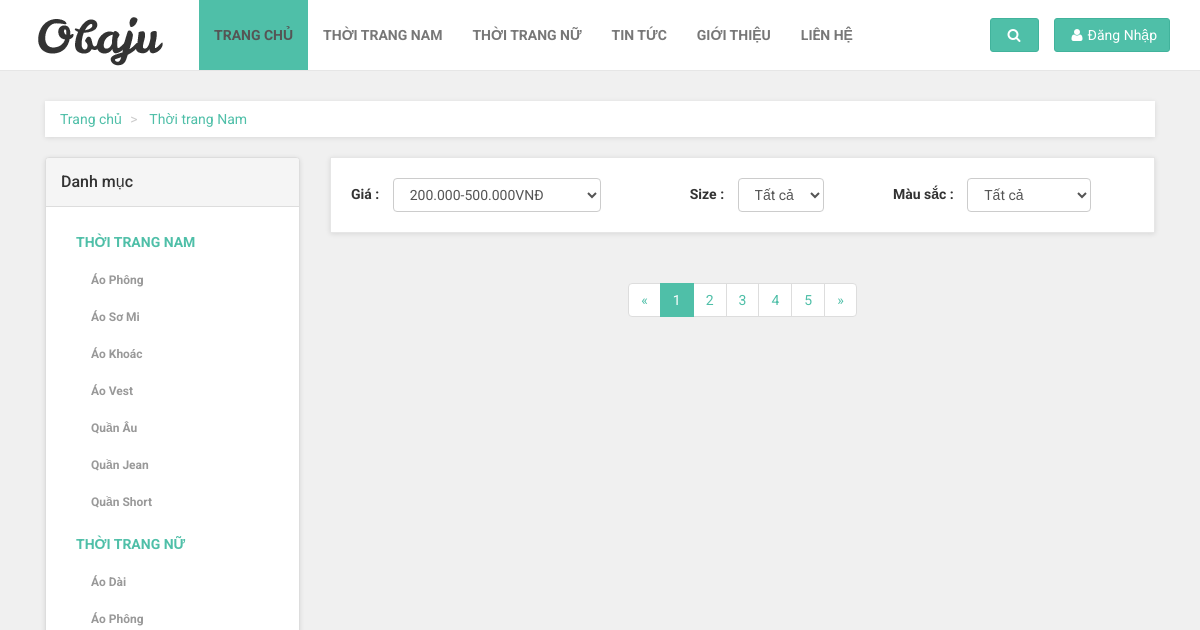
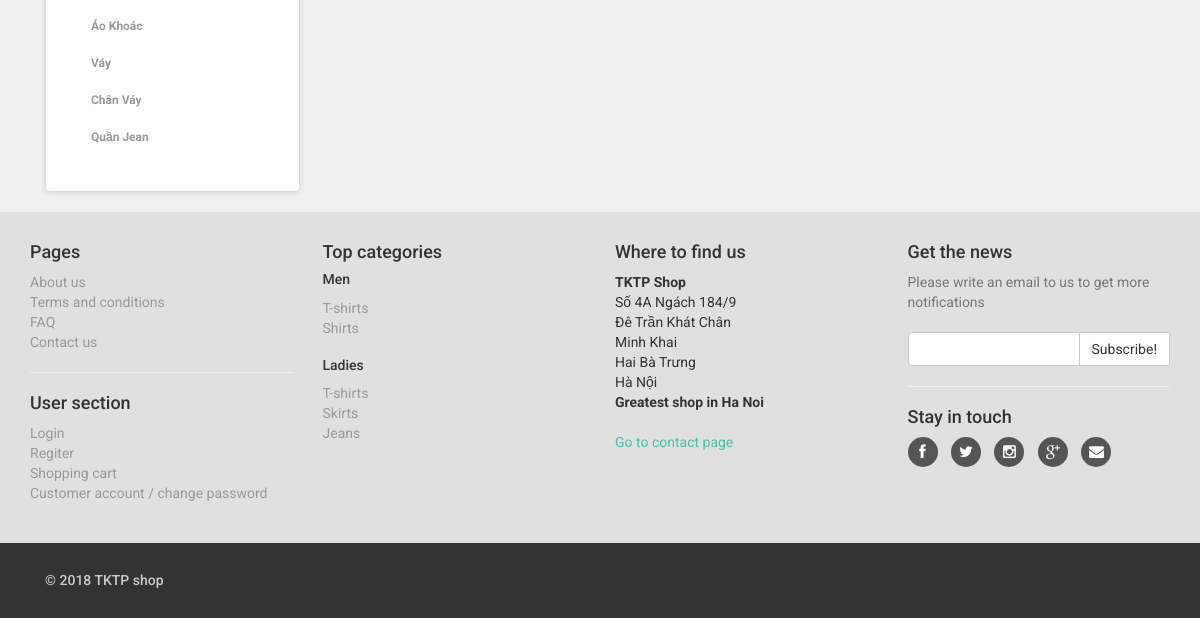
Before: /views/khachhang/route.php?controller=controller_sanpham&action=showSP_type&type_sp=Nam with the older database file (2 pictures, top to bottom).
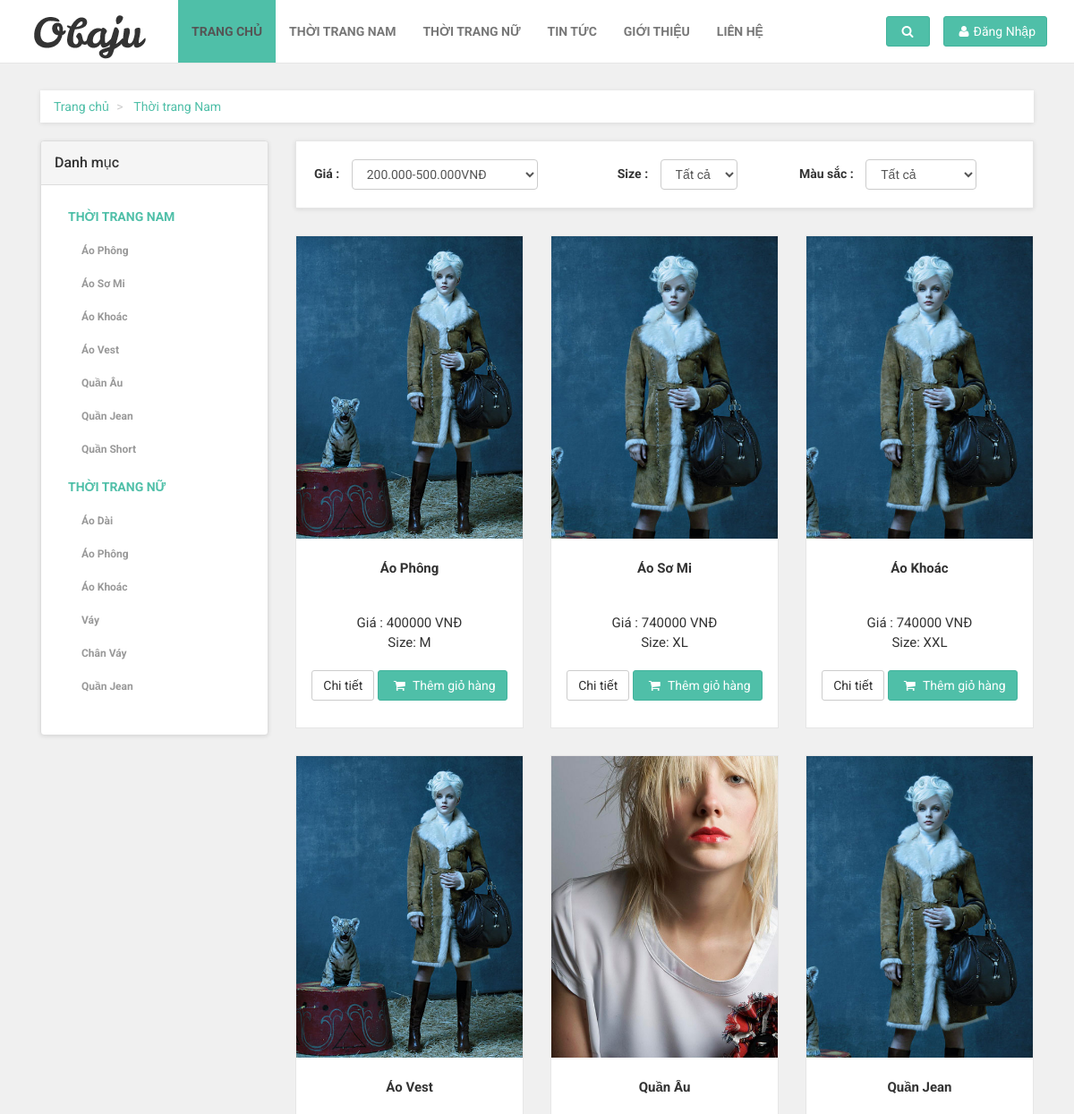
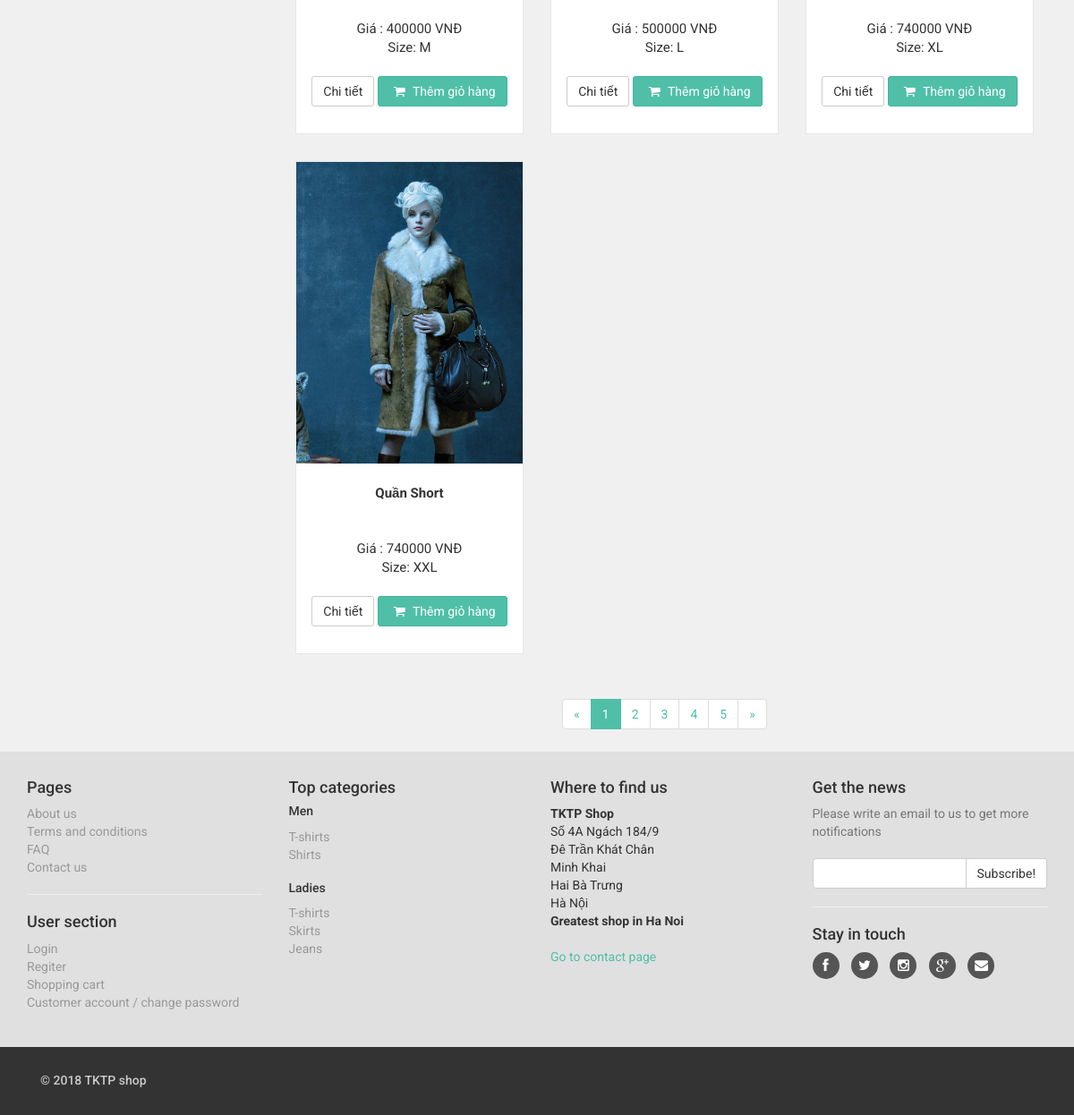
After: the same page with the newer database file (2 pictures, top to bottom).
### tables this page shows
CREATE TABLE `sanpham` (
  `idsanpham` int(11) NOT NULL,
  `tensanpham` varchar(40) DEFAULT NULL,
  `loaisanpham` varchar(40) DEFAULT NULL,
  `giasanpham` double DEFAULT NULL,
  `mausacsanpham` varchar(40) DEFAULT NULL,
  `sizesanpham` varchar(11) DEFAULT NULL,
  `soluongsanpham` int(40) DEFAULT NULL,
  `motasanpham` text,
  `urlanhsanpham` varchar(255) DEFAULT NULL
);

### controllers/controller_sanpham.php (called while the page is built, shortened)
<?php
require_once (__DIR__."/../models/model_sanpham.php");
require_once (__DIR__."/../models/sanpham.php");
class controller_sanpham {
    private $modelSP;
    public function __construct()
    {
        $this->modelSP=new Model_Sanpham();
    }
    public function showSP_type(){
        $data=$this->modelSP->getSP_type($_GET['type_sp']);
        require_once(__DIR__ . "/../views/khachhang/category.php");
    }
}
?>

### views/khachhang/route.php (called while the page is built, shortened)
<?php
if(isset($_GET["controller"])&&isset($_GET["action"])){
     $action= $_GET["action"];
}
else{
    $controller="controller_error";
    $action="error";
}
$control= new $controller;
$control->$action();
?>

### models/DBconnector.php (called while the page is built)
<?php
class DBConnector {
    public function connect(){
        $host='localhost';
        $user='root';
        $password='123456';
        $db='csdl_congngheweb';
        $connection=mysqli_connect($host,$user,$password,$db);
        mysqli_set_charset($connection,"utf8");
        return $connection;
    }
}
?>

### models/model_sanpham.php (called while the page is built, shortened)
<?php
require_once("DBconnector.php");
require_once ("sanpham.php");
class Model_Sanpham{
    private $conn;
    public function __construct()
    {
        $dbconnect= new DBConnector();
        $this->conn = $dbconnect->connect();
    }
    public function getSP_type($type){
        $sql="select * from sanpham where sanpham.loaisanpham='".$type."';";
        $result=$this->conn->query($sql);
        $array_sp= array();
        while($row=$result->fetch_assoc()){
            $sp= new sanpham($row['idsanpham'],$row['tensanpham'],$row['loaisanpham'],$row['giasanpham'],$row['mausacsanpham'],$row['sizesanpham'],
                $row['soluongsanpham'],$row['motasanpham'],$row['urlanhsanpham']);
            array_push($array_sp,$sp);
        }
        return $array_sp;
    }
}
?>

### models/sanpham.php (called while the page is built, shortened)
<?php
class sanpham {
    private $idsanpham;
    private $tensanpham;
    private $giasanpham;
    private $sizesanpham;
    private $urlanhsanpham;
    public function __construct($idsanpham, $tensanpham, $loaisanpham, $giasanpham, $mausacsanpham, $sizesanpham, $soluongsanpham, $motasanpham, $urlanhsanpham)
    {
        $this->idsanpham = $idsanpham;
        $this->tensanpham = $tensanpham;
        $this->giasanpham = $giasanpham;
        $this->sizesanpham = $sizesanpham;
        $this->urlanhsanpham = $urlanhsanpham;
    }
    public function getIdsanpham()
    {
        return $this->idsanpham;
    }
    public function getTensanpham()
    {
        return $this->tensanpham;
    }
    public function getGiasanpham()
    {
        return $this->giasanpham;
    }
    public function getSizesanpham()
    {
        return $this->sizesanpham;
    }
    public function getUrlanhsanpham()
    {
        return $this->urlanhsanpham;
    }
}
?>

### views/khachhang/category.php (the view, shortened to what the rows shown need)
<?php
require_once("C:/xampp/htdocs/BTL_Web/models/sanpham.php");
include 'header.php';
?>
    <div id="all">
        <div id="content">
            <div class="container">
                <div class="col-md-9">
                    <div class="row products">
                        <?php
                        if(!empty($data)){
                            foreach ($data as $sp) {
                                ?>
                        <div class="col-md-4 col-sm-6">
                            <div class="product">
                                <a href="route.php?controller=controller_sanpham&action=showSP_detail&id_sp=<?php echo $sp-> getIdsanpham();?>" class="visible">
                                    <img src="<?php echo $sp->getUrlanhsanpham(); ?>" alt="" class="img-responsive">
                                </a>
                                <div class="text">
                                    <h3><?php echo $sp->getTensanpham(); ?></h3>
                                    <p class="price">Giá : <?php  echo $sp->getGiasanpham();?> VNĐ<br>
                                        Size: <?php echo $sp->getSizesanpham();?></p>
                                    <p class="buttons">
                                        <a href="route.php?controller=controller_sanpham&action=showSP_detail&id_sp=<?php echo $sp-> getIdsanpham();?>" class="btn btn-default">Chi tiết</a>
                                        <button id="<?php echo $sp->getIdsanpham(); ?>" class="btn btn-primary"><i class="fa fa-shopping-cart"></i> Thêm giỏ hàng</button>
                                    </p>
                                </div>
                            </div>
                        </div>
                     <?php
                       }
                     }
                     ?>
                    </div>
                </div>
            </div>
        </div>
    </div>

Changed rows visible on the page:
added sanpham: urlanhsanpham (picture), tensanpham "Áo Phông", giasanpham "400000", sizesanpham "M"
added sanpham: urlanhsanpham (picture), tensanpham "Áo Sơ Mi", giasanpham "740000", sizesanpham "XL"
added sanpham: urlanhsanpham (picture), tensanpham "Áo Khoác", giasanpham "740000", sizesanpham "XXL"
added sanpham: urlanhsanpham (picture), tensanpham "Áo Vest", giasanpham "400000", sizesanpham "M"
added sanpham: urlanhsanpham (picture), tensanpham "Quần Âu", giasanpham "500000", sizesanpham "L"
added sanpham: urlanhsanpham (picture), tensanpham "Quần Jean", giasanpham "740000", sizesanpham "XL"
added sanpham: urlanhsanpham (picture), tensanpham "Quần Short", giasanpham "740000", sizesanpham "XXL"
